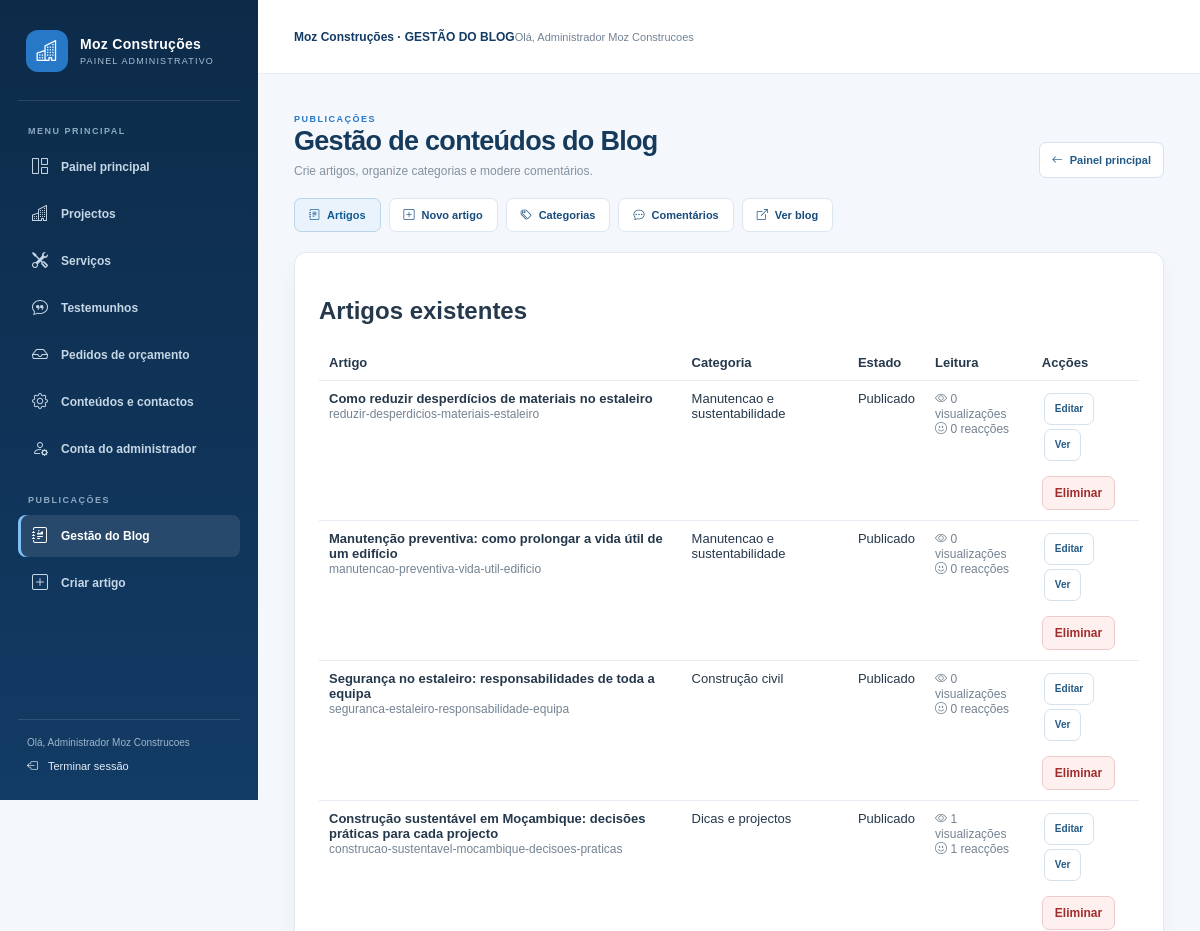
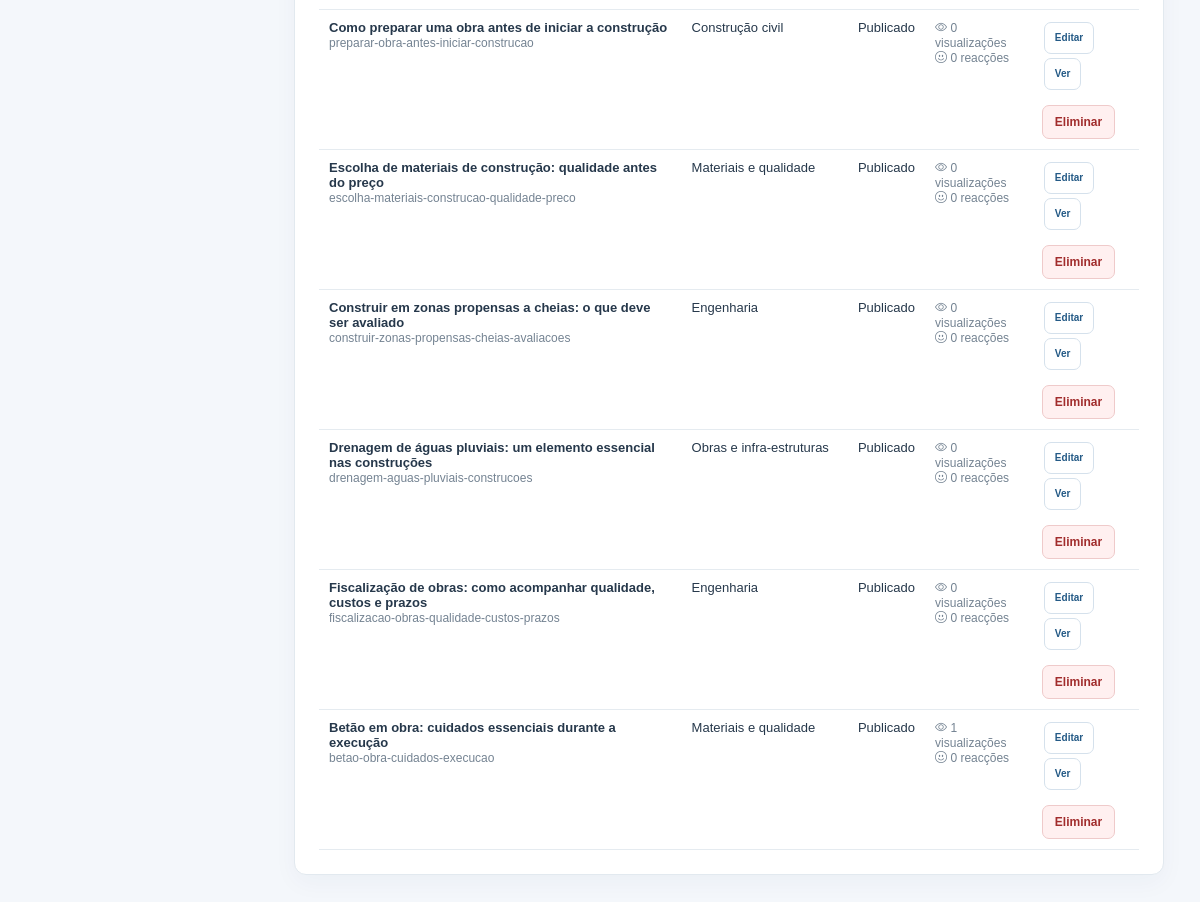
Before: /public/admin/blog.php (signed in) with the older database file (2 pictures, top to bottom).
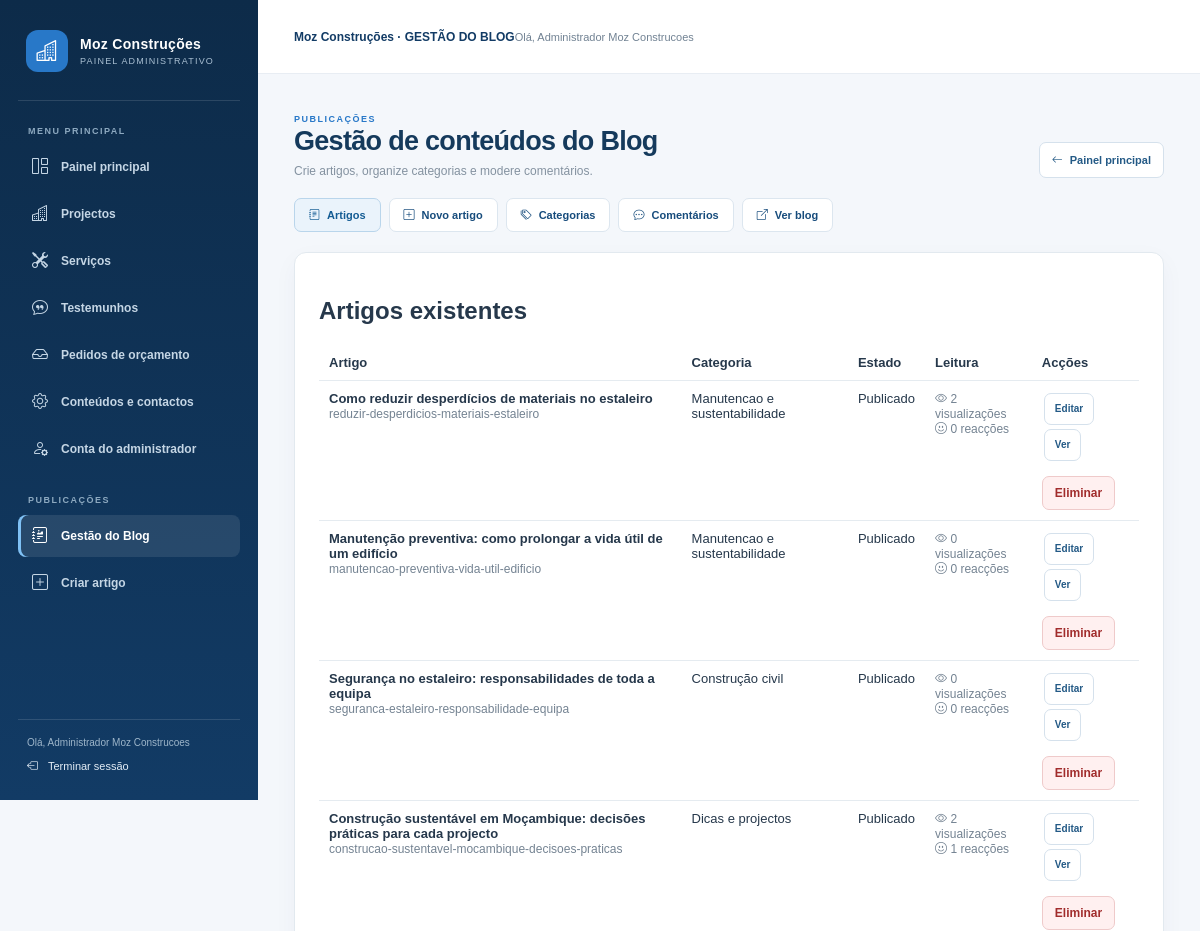
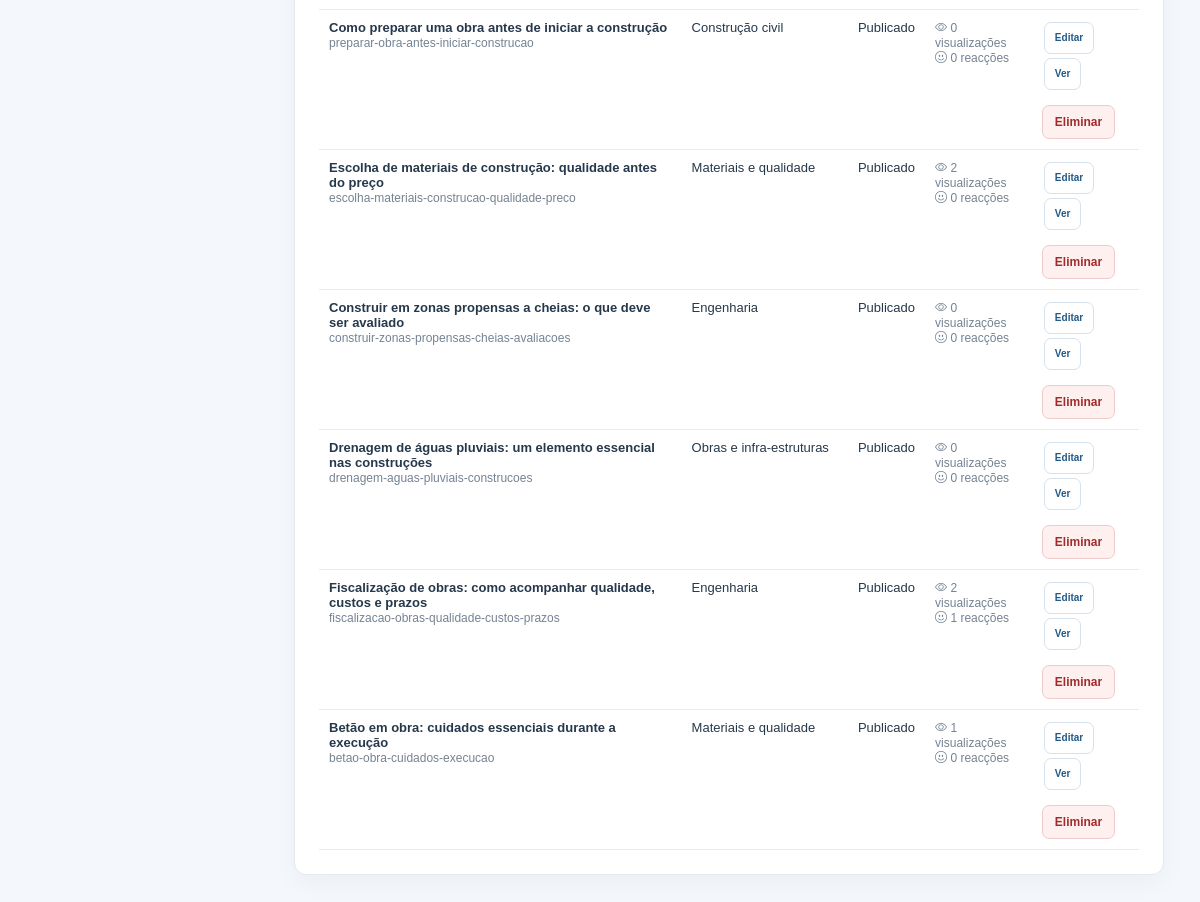
After: the same page with the newer database file (2 pictures, top to bottom).
### tables this page shows
CREATE TABLE `blog_posts` (
  `id` int(11) NOT NULL,
  `category_id` int(11) DEFAULT NULL,
  `author_id` int(11) DEFAULT NULL,
  `title` varchar(220) NOT NULL,
  `slug` varchar(240) NOT NULL,
  `excerpt` varchar(500) NOT NULL,
  `content` longtext NOT NULL,
  `cover_image` varchar(500) DEFAULT NULL,
  `status` enum('draft','published') NOT NULL DEFAULT 'draft',
  `published_at` datetime DEFAULT NULL,
  `created_at` timestamp NULL DEFAULT current_timestamp(),
  `updated_at` timestamp NULL DEFAULT current_timestamp() ON UPDATE current_timestamp()
);

CREATE TABLE `blog_categories` (
  `id` int(11) NOT NULL,
  `name` varchar(120) NOT NULL,
  `slug` varchar(150) NOT NULL,
  `created_at` timestamp NULL DEFAULT current_timestamp()
);

### app/admin.php (called while the page is built, shortened)
<?php
function admin_escape(mixed $value): string
{
    return htmlspecialchars((string)$value, ENT_QUOTES | ENT_SUBSTITUTE, 'UTF-8');
}

### public/admin/blog.php (the view, shortened to what the rows shown need)
<?php
require_once __DIR__ . '/../../app/admin.php';
$pdo = db();
$tab = (string)($_GET['tab'] ?? 'artigos');
$categories = $pdo->query('SELECT * FROM blog_categories ORDER BY name')->fetchAll();
$posts = $pdo->query('SELECT p.*,c.name category,(SELECT COUNT(*) FROM blog_post_views v WHERE v.post_id=p.id) views,(SELECT COUNT(*) FROM blog_post_reactions r WHERE r.post_id=p.id) reactions FROM blog_posts p LEFT JOIN blog_categories c ON c.id=p.category_id ORDER BY p.created_at DESC')->fetchAll();
$csrf = admin_csrf_token();
function be($v): string
{
    return admin_escape($v);
}
?><!doctype html>
<html lang="pt">
<head>
  <link rel="stylesheet" href="../assets/css/style.css">
  <link rel="stylesheet" href="https://cdn.jsdelivr.net/npm/bootstrap-icons@1.11.3/font/bootstrap-icons.min.css">
</head>
<body class="admin-blog">
<div class="admin-layout blog-admin-layout">
<div class="admin-main-area">
  <main class="adminmain">
    <div class="page-heading"><div><h1>Gestão de conteúdos do Blog</h1></div></div>
<?php if ($tab === 'novo' || $tab === 'editar'):$id = (int)($_GET['id'] ?? 0);
    $edit = null;
    if ($id) {
        $s = $pdo->prepare('SELECT * FROM blog_posts WHERE id=?');
        $s->execute([$id]);
        $edit = $s->fetch();
    } ?>
<div class="blog-compose-heading">
  <div><span class="compose-kicker">GESTÃO DE CONTEÚDOS</span><h2><?= $edit ? 'Editar artigo' : 'Criar artigo' ?></h2><p>Preencha os detalhes, escreva o conteúdo e escolha as opções de publicação.</p></div>
  <a class="admin-table-action" href="?tab=artigos"><i class="bi bi-arrow-left"></i> Voltar aos artigos</a>
</div>
<form class="blog-compose-form" data-blog-editor method="post" enctype="multipart/form-data">
  <?php bf('save_post', $id, $csrf); ?>
  <div class="blog-compose-grid">
    <div class="blog-compose-main">
      <section class="panel compose-card">
        <div class="compose-card-heading"><span class="compose-card-icon"><i class="bi bi-card-text"></i></span><div><h3>Detalhes do artigo</h3><p>Informações principais que serão apresentadas aos leitores.</p></div></div>
        <label>Título do artigo<input name="title" required maxlength="220" value="<?= be($edit['title'] ?? '') ?>" placeholder="Escreva um título claro e apelativo"></label>
        <label>Slug (URL)<input name="slug" value="<?= be($edit['slug'] ?? '') ?>" placeholder="gerado-a-partir-do-titulo"><small class="compose-help">Deixe vazio para gerar automaticamente a partir do título.</small></label>
        <label>Resumo<textarea name="excerpt" rows="3" maxlength="500" required placeholder="Apresente brevemente o tema do artigo."><?= be($edit['excerpt'] ?? '') ?></textarea></label>
      </section>
      <section class="panel compose-card editor-card">
        <div class="compose-card-heading"><span class="compose-card-icon"><i class="bi bi-pencil-square"></i></span><div><h3>Conteúdo</h3><p>Use a barra de ferramentas para formatar o artigo.</p></div></div>
        <div class="editor-shell">
          <div class="editor-toolbar" role="toolbar" aria-label="Formatação do conteúdo">
            <button type="button" class="editor-tool" data-editor-command="bold" aria-label="Negrito" title="Negrito"><i class="bi bi-type-bold"></i></button>
            <button type="button" class="editor-tool" data-editor-command="italic" aria-label="Itálico" title="Itálico"><i class="bi bi-type-italic"></i></button>
            <span class="editor-toolbar-separator"></span>
            <select class="editor-block-select" data-editor-block aria-label="Estilo do parágrafo"><option value="p">Parágrafo</option><option value="h2">Título</option><option value="h3">Subtítulo</option><option value="h4">Título pequeno</option><option value="blockquote">Citação</option></select>
            <span class="editor-toolbar-separator"></span>
            <button type="button" class="editor-tool" data-editor-command="insertUnorderedList" aria-label="Lista com marcadores" title="Lista com marcadores"><i class="bi bi-list-ul"></i></button>
            <button type="button" class="editor-tool" data-editor-command="insertOrderedList" aria-label="Lista numerada" title="Lista numerada"><i class="bi bi-list-ol"></i></button>
            <span class="editor-toolbar-separator"></span>
            <button type="button" class="editor-tool" data-editor-command="undo" aria-label="Anular" title="Anular"><i class="bi bi-arrow-counterclockwise"></i></button>
            <button type="button" class="editor-tool" data-editor-command="redo" aria-label="Refazer" title="Refazer"><i class="bi bi-arrow-clockwise"></i></button>
          </div>
          <div class="rich-text-editor" id="blogContentEditor" contenteditable="true" role="textbox" aria-label="Conteúdo do artigo" aria-multiline="true"></div>
          <textarea class="editor-source" id="blogContentSource" name="content" tabindex="-1" aria-hidden="true"><?= be(admin_sanitize_blog_html((string)($edit['content'] ?? ''))) ?></textarea>
        </div>
        <p class="editor-help">Formatação permitida: parágrafos, títulos, listas, citações, negrito e itálico. Conteúdo não permitido é removido ao guardar.</p>
        <p class="editor-error" id="blogEditorError" role="alert" hidden>Escreva o conteúdo do artigo antes de guardar.</p>
      </section>
    </div>
    <aside class="blog-compose-side">
      <section class="panel compose-card">
        <div class="compose-card-heading"><span class="compose-card-icon"><i class="bi bi-send"></i></span><div><h3>Publicação</h3><p>Defina a visibilidade do artigo.</p></div></div>
        <label>Estado<select name="status"><option value="draft" <?= ($edit['status'] ?? 'draft') === 'draft' ? 'selected' : '' ?>>Rascunho</option><option value="published" <?= ($edit['status'] ?? '') === 'published' ? 'selected' : '' ?>>Publicado</option></select></label>
        <label>Categoria<select name="category_id"><option value="0">Sem categoria</option><?php foreach ($categories as $c): ?><option value="<?= $c['id'] ?>" <?= (int)($edit['category_id'] ?? 0) === (int)$c['id'] ? 'selected' : '' ?>><?= be($c['name']) ?></option><?php endforeach; ?></select></label>
      </section>
      <section class="panel compose-card">
        <div class="compose-card-heading"><span class="compose-card-icon"><i class="bi bi-image"></i></span><div><h3>Imagem de capa</h3><p>JPG, PNG ou WEBP até 5 MB.</p></div></div>
        <label>Escolher imagem<input type="file" name="cover" accept="image/jpeg,image/png,image/webp"></label>
        <?php if (!empty($edit['cover_image'])):?><img class="compose-cover-preview" src="../<?= be($edit['cover_image']) ?>" alt="Capa actual"><?php endif; ?>
      </section>
      <div class="compose-actions"><button class="btn btn-primary" type="submit"><i class="bi bi-check2-circle"></i> Guardar artigo</button><a class="admin-table-action" href="?tab=artigos">Cancelar</a></div>
    </aside>
  </div>
</form>
<?php else: ?><section class="panel"><h2>Artigos existentes</h2><table><tr><th>Artigo</th><th>Categoria</th><th>Estado</th><th>Leitura</th><th>Acções</th></tr><?php foreach ($posts as $p): ?><tr><td><b><?= be($p['title']) ?></b><br><span class="muted"><?= be($p['slug']) ?></span></td><td><?= be($p['category'] ?? '—') ?></td><td><?= $p['status'] === 'published' ? 'Publicado' : 'Rascunho' ?></td><td><span class="muted"><i class="bi bi-eye"></i> <?= (int)$p['views'] ?> visualizações<br><i class="bi bi-emoji-smile"></i> <?= (int)$p['reactions'] ?> reacções</span></td><td><a class="admin-table-action" href="?tab=editar&id=<?= $p['id'] ?>">Editar</a><a class="admin-table-action" href="../blog/post.php?slug=<?= rawurlencode($p['slug']) ?>" target="_blank" rel="noopener">Ver</a><form method="post" onsubmit="return confirm('Eliminar este artigo e os comentários associados?')"><?php bf('delete_post', (int)$p['id'], $csrf); ?><button class="btn danger-btn">Eliminar</button></form></td></tr><?php endforeach; ?></table><?php if (!$posts): ?><p>Ainda não existem artigos.</p><?php endif; ?></section><?php endif; ?></main>
</div></div>
</body></html>

Changed rows visible on the page:
changed blog_posts "Como reduzir desperdícios de materiais no estaleiro": views "0" → "2"
computed for blog_posts "Construção sustentável em Moçambique: decisões práticas para cada projecto": views "1" → "2"
computed for blog_posts "Escolha de materiais de construção: qualidade antes do preço": views "0" → "2"
computed for blog_posts "Fiscalização de obras: como acompanhar qualidade, custos e prazos": views "0" → "2"; reactions "0" → "1"
